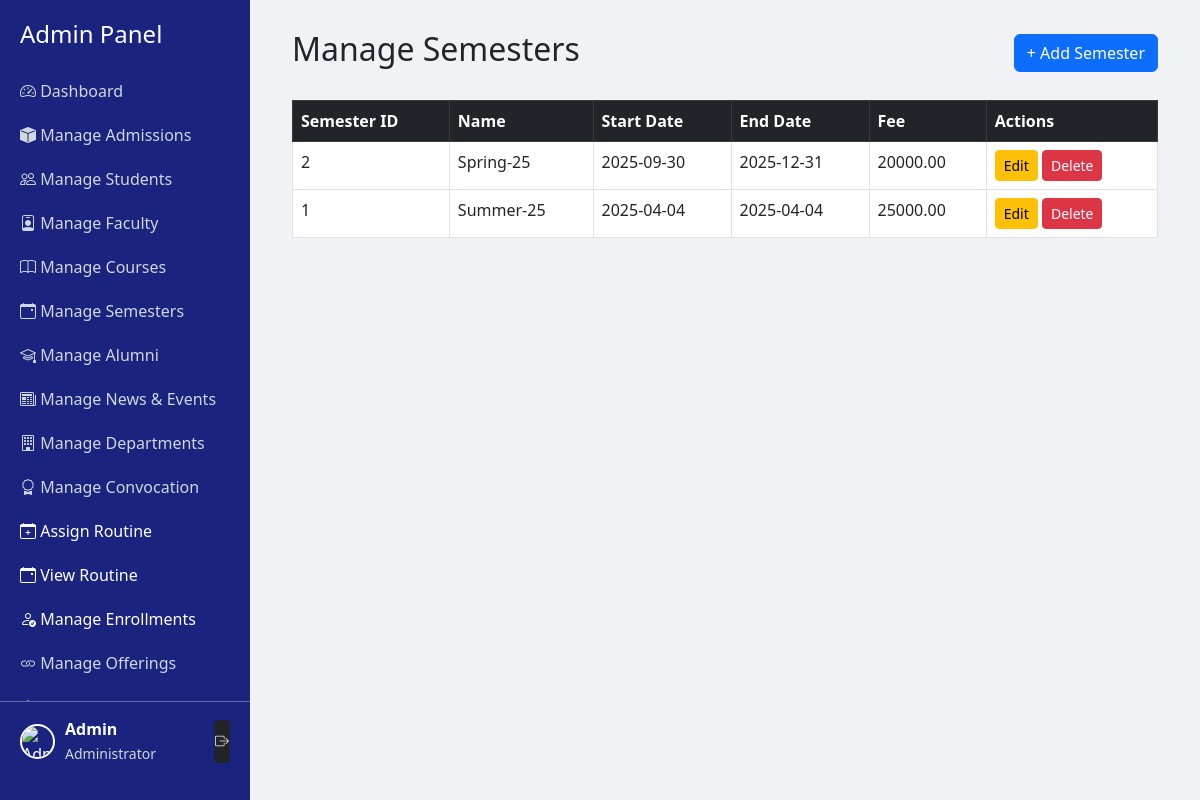
The page /admin/manage_semesters.php (signed in) on the database its author committed.
### tables this page shows
CREATE TABLE `semesters` (
  `semester_id` int(11) NOT NULL,
  `name` varchar(100) NOT NULL,
  `start_date` date DEFAULT NULL,
  `end_date` date DEFAULT NULL,
  `fee` decimal(10,2) DEFAULT 0.00,
  `created_at` timestamp NOT NULL DEFAULT current_timestamp(),
  `semester_name` varchar(100) DEFAULT NULL
);

### admin/manage_semesters.php (the view, shortened to what this page needs)
<?php
require_once __DIR__ . "/../app/config/db.php";
$stmt = $DB_con->query("SELECT * FROM semesters ORDER BY created_at DESC");
$semesters = $stmt->fetchAll(PDO::FETCH_ASSOC);
?>
<?php include 'admin_header.php'; ?>
<div class="container">
    <div class="d-flex justify-content-between align-items-center mb-4">
        <h2>Manage Semesters</h2>
        <button class="btn btn-primary" data-bs-toggle="modal" data-bs-target="#addSemesterModal">+ Add Semester</button>
    </div>
    <table class="table table-bordered table-hover">
        <thead class="table-dark">
            <tr>
                <th>Semester ID</th>
                <th>Name</th>
                <th>Start Date</th>
                <th>End Date</th>
                <th>Fee</th>
                <th>Actions</th>
            </tr>
        </thead>
        <tbody>
            <?php foreach ($semesters as $semester): ?>
                <tr>
                    <td><?= $semester['semester_id']; ?></td>
                    <td><?= $semester['name']; ?></td>
                    <td><?= $semester['start_date']; ?></td>
                    <td><?= $semester['end_date']; ?></td>
                    <td><?= $semester['fee']; ?></td>
                    <td>
                        <a href="edit_semester.php?id=<?= $semester['semester_id']; ?>" class="btn btn-sm btn-warning">Edit</a>
                        <a href="manage_semesters.php?delete=<?= $semester['semester_id']; ?>"
                           class="btn btn-sm btn-danger"
                           onclick="return confirm('Are you sure you want to delete this semester?');">Delete</a>
                    </td>
                </tr>
            <?php endforeach; ?>
        </tbody>
    </table>
</div>
<?php include 'admin_footer.php'; ?>
</body>
</html>

### admin/admin_header.php (style rules this page uses)
body { display: flex; min-height: 100vh; margin: 0; }

### rows shown on the page
semesters: semester_id "2", name "Spring-25", start_date "2025-09-30", end_date "2025-12-31", fee "20000.00"
semesters: semester_id "1", name "Summer-25", start_date "2025-04-04", end_date "2025-04-04", fee "25000.00"

### other values the page prints
$_SESSION['admin_name'] "Admin"
